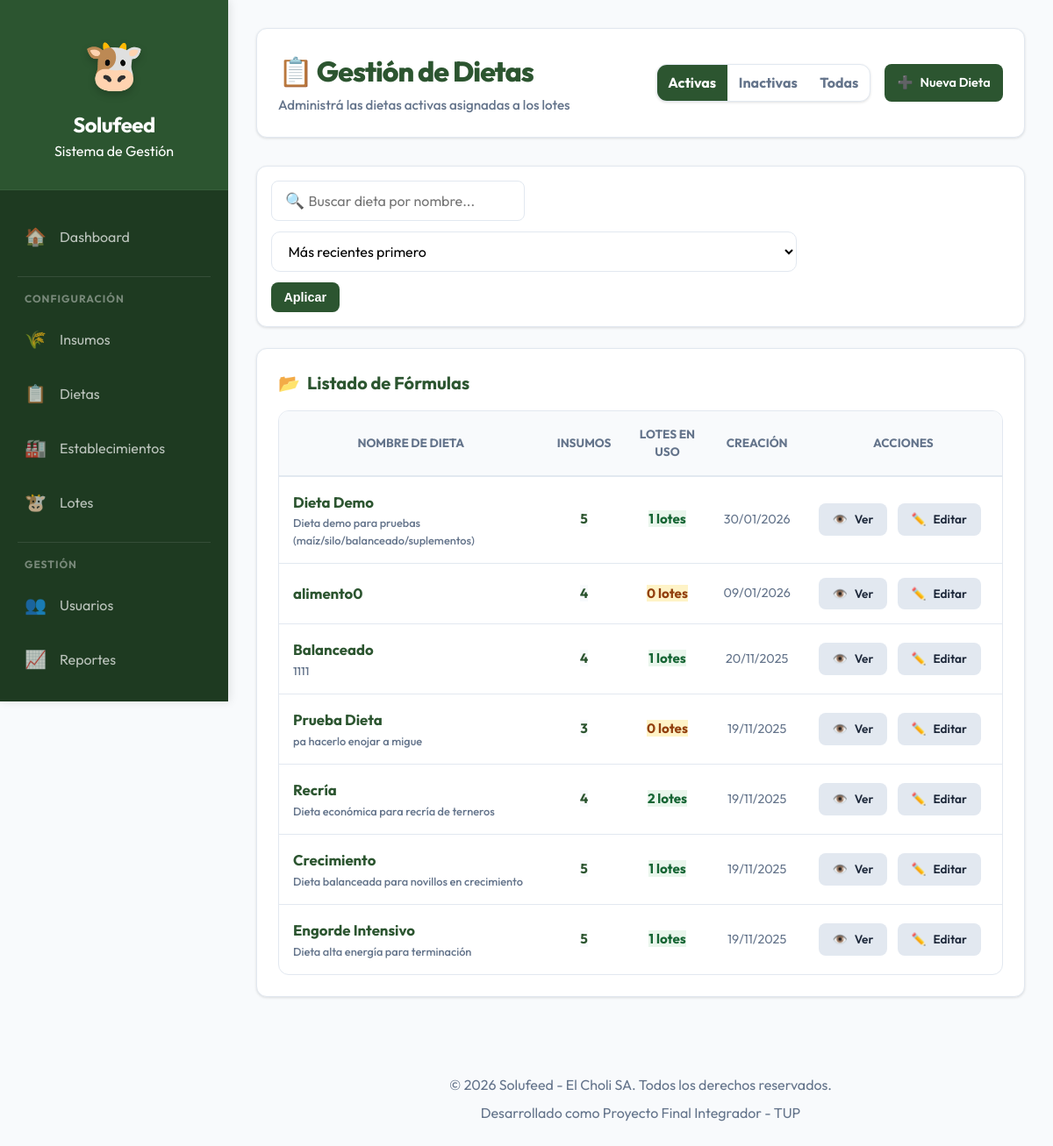
The page /solufeed/admin/dietas/listar.php (signed in) on the database its author committed.
### tables this page shows
CREATE TABLE `dieta` (
  `id_dieta` int(11) NOT NULL,
  `nombre` varchar(100) NOT NULL,
  `descripcion` text DEFAULT NULL,
  `activo` tinyint(1) NOT NULL DEFAULT 1,
  `fecha_creacion` datetime NOT NULL,
  `fecha_actualizacion` datetime DEFAULT NULL
);

### solufeed/admin/dietas/listar.php (the view, shortened to what this page needs)
<?php
$db = getConnection();
$return_to = urlencode($_SERVER['REQUEST_URI']);
$registros_por_pagina = 10;
$pagina_actual = isset($_GET['pagina']) ? (int)$_GET['pagina'] : 1;
$offset = ($pagina_actual - 1) * $registros_por_pagina;
$estado = isset($_GET['estado']) ? (string)$_GET['estado'] : '';
$orden  = isset($_GET['orden']) ? (string)$_GET['orden'] : '';
$busqueda = isset($_GET['busqueda']) ? trim((string)$_GET['busqueda']) : '';
$allowedEstado = ['activos','inactivos','todos'];
if ($estado === '' || !in_array($estado, $allowedEstado, true)) $estado = 'activos';
$allowedOrden = ['recientes','nombre'];
if ($orden === '' || !in_array($orden, $allowedOrden, true)) $orden = 'recientes';
$sql_base = "FROM dieta d WHERE 1=1";
$params = [];
if ($estado !== 'todos') {
    $sql_base .= " AND d.activo = :activo";
    $params[':activo'] = ($estado === 'activos') ? 1 : 0;
}
$orderSql = ($orden === 'nombre') ? 'd.nombre ASC' : 'd.id_dieta DESC';
$sql_final = "
    SELECT
        d.id_dieta,
        d.nombre,
        d.descripcion,
        d.activo,
        d.fecha_creacion,
        (SELECT COUNT(*) FROM dieta_detalle WHERE id_dieta = d.id_dieta) as cantidad_insumos,
        (SELECT COUNT(*) FROM tropa_dieta_asignada tda
         WHERE tda.id_dieta = d.id_dieta AND tda.fecha_hasta IS NULL) as lotes_usando
    " . $sql_base . "
    ORDER BY {$orderSql}
    LIMIT :limit OFFSET :offset
";
$stmt = $db->prepare($sql_final);
foreach ($params as $key => $val) {
    if (is_int($val)) {
        $stmt->bindValue($key, $val, PDO::PARAM_INT);
    } else {
        $stmt->bindValue($key, $val, PDO::PARAM_STR);
    }
}
$stmt->bindValue(':limit', $registros_por_pagina, PDO::PARAM_INT);
$stmt->bindValue(':offset', $offset, PDO::PARAM_INT);
$stmt->execute();
$dietas = $stmt->fetchAll();
require_once '../../includes/header.php';
?>
<div class="dietas-container">
    <div class="page-header">
        <div>
            <h1 style="font-weight: 800; color: var(--primary); margin: 0; letter-spacing: -1px;">
                <?php echo ($estado === 'inactivos') ? '🗑️ Dietas Archivadas' : '📋 Gestión de Dietas'; ?>
            </h1>
            <p style="margin: 0.25rem 0 0 0; color: var(--text-muted); font-size: 0.95rem; font-weight: 500;">
                <?php echo ($estado === 'inactivos') ? 'Visualizando dietas que ya no están en uso' : (($estado === 'todos') ? 'Visualizando todas las dietas' : 'Administrá las dietas activas asignadas a los lotes'); ?>
            </p>
        </div>
        <div class="header-actions">
            <div class="segmented" aria-label="Filtro de estado">
                <a href="listar.php?estado=activos&orden=<?php echo urlencode($orden); ?><?php echo !empty($busqueda) ? '&busqueda=' . urlencode($busqueda) : ''; ?>" class="<?php echo $estado === 'activos' ? 'active' : ''; ?>">Activas</a>
                <a href="listar.php?estado=inactivos&orden=<?php echo urlencode($orden); ?><?php echo !empty($busqueda) ? '&busqueda=' . urlencode($busqueda) : ''; ?>" class="<?php echo $estado === 'inactivos' ? 'active' : ''; ?>">Inactivas</a>
                <a href="listar.php?estado=todos&orden=<?php echo urlencode($orden); ?><?php echo !empty($busqueda) ? '&busqueda=' . urlencode($busqueda) : ''; ?>" class="<?php echo $estado === 'todos' ? 'active' : ''; ?>">Todas</a>
            </div>
            <?php if ($estado !== 'inactivos'): ?>
                <a href="crear.php" class="btn btn-primary btn-sm">
                    <span>➕</span> Nueva Dieta
                </a>
            <?php endif; ?>
        </div>
    </div>
    <div class="filters-bar">
        <form method="GET" action="listar.php" class="filters-row">
            <div class="filters-left">
                <div style="position: relative;">
                    <span style="position: absolute; left: 1rem; top: 50%; transform: translateY(-50%); font-size: 1.1rem;">🔍</span>
                    <input class="filter-input" type="text" name="busqueda" value="<?php echo htmlspecialchars($busqueda); ?>" placeholder="Buscar dieta por nombre..." style="padding-left: 2.6rem;">
                </div>
                <select class="filter-select" name="orden">
                    <option value="recientes" <?php echo $orden === 'recientes' ? 'selected' : ''; ?>>Más recientes primero</option>
                </select>
                <button type="submit" class="btn btn-primary btn-sm">Aplicar</button>
            </div>
        </form>
    </div>
    <div class="card">
        <h3 class="card-title"><span>📂</span> Listado de Fórmulas</h3>
        <?php if (count($dietas) > 0): ?>
            <div class="table-container">
                <table class="responsive-table">
                    <thead>
                        <tr>
                            <th>Nombre de Dieta</th>
                            <th>Insumos</th>
                            <th class="hide-mobile">Lotes en Uso</th>
                            <th class="hide-mobile">Creación</th>
                            <th class="th-actions">Acciones</th>
                        </tr>
                    </thead>
                    <tbody>
                        <?php foreach ($dietas as $dieta): ?>
                            <tr>
                                <td>
                                    <strong style="color: var(--primary); font-size: 1.05rem;"><?php echo htmlspecialchars($dieta['nombre']); ?></strong>
                                    <?php if ($dieta['descripcion']): ?>
                                        <div style="font-size: 0.8rem; color: var(--text-muted); font-weight: 500; margin-top: 2px;">
                                            <?php echo htmlspecialchars(substr($dieta['descripcion'], 0, 80)) . (strlen($dieta['descripcion']) > 80 ? '...' : ''); ?>
                                        </div>
                                    <?php endif; ?>
                                </td>
                                <td style="text-align: center;">
                                    <span class="badge" style="background: var(--bg-main); color: var(--primary); font-weight: 700; font-size: 0.95rem;">
                                        <?php echo $dieta['cantidad_insumos']; ?>
                                    </span>
                                </td>
                                <td style="text-align: center;" class="hide-mobile">
                                    <?php $lotes_usando = (int)$dieta['lotes_usando']; ?>
                                    <span class="badge" style="font-weight: 700; <?php echo $lotes_usando > 0 ? 'background: rgba(40,167,69,.10); color: #166534;' : 'background: #fef3c7; color: #92400e;'; ?>">
                                        <?php echo $lotes_usando; ?> lotes
                                    </span>
                                </td>
                                <td style="text-align: center; color: var(--text-muted); font-size: 0.9rem;" class="hide-mobile">
                                    <?php echo date('d/m/Y', strtotime($dieta['fecha_creacion'])); ?>
                                </td>
                                <td style="text-align: right; white-space: nowrap;">
                                    <a href="ver.php?id=<?php echo $dieta['id_dieta']; ?>&return_to=<?php echo $return_to; ?>" class="btn btn-secondary btn-action">
                                        <span>👁️</span> <span class="btn-text">Ver</span>
                                    </a>
                                    <a href="editar.php?id=<?php echo $dieta['id_dieta']; ?>&return_to=<?php echo $return_to; ?>" class="btn btn-secondary btn-action">
                                        <span>✏️</span> <span class="btn-text">Editar</span>
                                    </a>
                                </td>
                            </tr>
                        <?php endforeach; ?>
                    </tbody>
                </table>
            </div>
        <?php endif; ?>
    </div>
</div>
<?php require_once '../../includes/footer.php'; ?>

### solufeed/assets/css/main.css (style rules this page uses)
:root { --primary: #2c5530; --primary-light: #3d7043; --primary-dark: #1e3a21; --secondary: #1e6091; --accent: #f4a261; --success: #28a745; --danger: #dc3545; --warning: #ffc107; --info: #17a2b8; --bg-main: #f8fafc; --surface: #ffffff; --border: #e2e8f0; --text-main: #1e293b; --text-muted: #64748b; --text-on-primary: #ffffff; --shadow-sm: 0 1px 3px rgba(0, 0, 0, 0.12); --shadow-md: 0 4px 6px -1px rgba(0, 0, 0, 0.1), 0 2px 4px -1px rgba(0, 0, 0, 0.06); --shadow-lg: 0 10px 15px -3px rgba(0, 0, 0, 0.1), 0 4px 6px -2px rgba(0, 0, 0, 0.05); --radius: 12px; --text: var(--text-main); --shadow: var(--shadow-md); --bg-glass: rgba(255, 255, 255, 0.85); --accent-color: var(--accent); }
* { margin: 0; padding: 0; box-sizing: border-box; }
body { font-family: 'Outfit', 'Inter', -apple-system, sans-serif; background-color: var(--bg-main); color: var(--text-main); line-height: 1.5; -webkit-font-smoothing: antialiased; }
.card { background: var(--surface); border-radius: var(--radius); padding: 1.5rem; box-shadow: var(--shadow-sm); border: 1px solid var(--border); margin-bottom: 1.5rem; transition: transform 0.2s ease, box-shadow 0.2s ease; }
.card-title { font-size: 1.25rem; font-weight: 700; color: var(--primary); margin-bottom: 1rem; display: flex; align-items: center; gap: 0.5rem; }
.page-header { display: flex; justify-content: space-between; align-items: center; flex-wrap: wrap; gap: 1.5rem; margin-bottom: 2rem; background: var(--surface); padding: 1.5rem; border-radius: var(--radius); box-shadow: var(--shadow-sm); border: 1px solid var(--border); }
.header-actions { display: flex; flex-wrap: wrap; gap: 1rem; }
.btn { display: inline-flex; align-items: center; justify-content: center; padding: 0.625rem 1.25rem; font-size: 0.95rem; font-weight: 600; border-radius: 8px; cursor: pointer; transition: all 0.2s ease; text-decoration: none; border: none; gap: 0.5rem; }
.btn-primary { background: var(--primary); color: white; }
.btn-secondary { background: var(--border); color: var(--text-main); }
.btn-action { font-size: 0.85rem; padding: 0.5rem 1rem; margin-right: 0.5rem; }
.table-container { overflow-x: auto; background: var(--surface); border-radius: var(--radius); border: 1px solid var(--border); }
table { width: 100%; border-collapse: collapse; }
th { background: var(--bg-main); padding: 1rem; text-align: center; font-size: 0.85rem; text-transform: uppercase; color: var(--text-muted); font-weight: 700; border-bottom: 2px solid var(--border); }
td { padding: 1rem; border-bottom: 1px solid var(--border); font-size: 0.95rem; }
tr:last-child td { border-bottom: none; }
input[type="text"], input[type="number"], input[type="date"], input[type="time"], input[type="email"], input[type="password"], select, textarea { width: 100%; padding: 0.75rem 1rem; border: 1px solid var(--border); border-radius: 8px; font-family: inherit; font-size: 1rem; transition: border-color 0.2s ease, box-shadow 0.2s ease; }
.filters-bar { background: var(--surface); border: 1px solid var(--border); border-radius: var(--radius); padding: 1rem; box-shadow: var(--shadow-sm); margin-bottom: 1.5rem; }
.filters-row { display: flex; flex-wrap: wrap; gap: .75rem; align-items: center; justify-content: space-between; }
.filters-left { display: flex; flex-wrap: wrap; gap: .75rem; align-items: center; }
.filter-input { min-width: 220px; padding: .7rem .9rem; border: 1px solid var(--border); border-radius: 10px; background: #fff; }
.filter-select { padding: .7rem .9rem; border: 1px solid var(--border); border-radius: 10px; background: #fff; }
.btn-sm { padding: .55rem .9rem; font-size: .9rem; }
.segmented { display: inline-flex; border: 1px solid var(--border); background: #fff; border-radius: 12px; overflow: hidden; box-shadow: var(--shadow-sm); }
.segmented a, .segmented button { appearance: none; border: 0; background: transparent; padding: .55rem .8rem; font-weight: 700; color: var(--text-muted); text-decoration: none; cursor: pointer; display: inline-flex; align-items: center; gap: .35rem; }
.segmented a.active { background: var(--primary); color: var(--text-on-primary); }

### rows shown on the page
dieta: nombre "Dieta Demo", descripcion "Dieta demo para pruebas (maíz/silo/balanceado/suplementos)", cantidad_insumos "5", lotes_usando "1", fecha_creacion "30/01/2026"
dieta: nombre "alimento0", cantidad_insumos "4", lotes_usando "0", fecha_creacion "09/01/2026"
dieta: nombre "Balanceado", descripcion "1111", cantidad_insumos "4", lotes_usando "1", fecha_creacion "20/11/2025"
dieta: nombre "Prueba Dieta", descripcion "pa hacerlo enojar a migue", cantidad_insumos "3", lotes_usando "0", fecha_creacion "19/11/2025"
dieta: nombre "Recría", descripcion "Dieta económica para recría de terneros", cantidad_insumos "4", lotes_usando "2", fecha_creacion "19/11/2025"
dieta: nombre "Crecimiento", descripcion "Dieta balanceada para novillos en crecimiento", cantidad_insumos "5", lotes_usando "1", fecha_creacion "19/11/2025"
dieta: nombre "Engorde Intensivo", descripcion "Dieta alta energía para terminación", cantidad_insumos "5", lotes_usando "1", fecha_creacion "19/11/2025"
